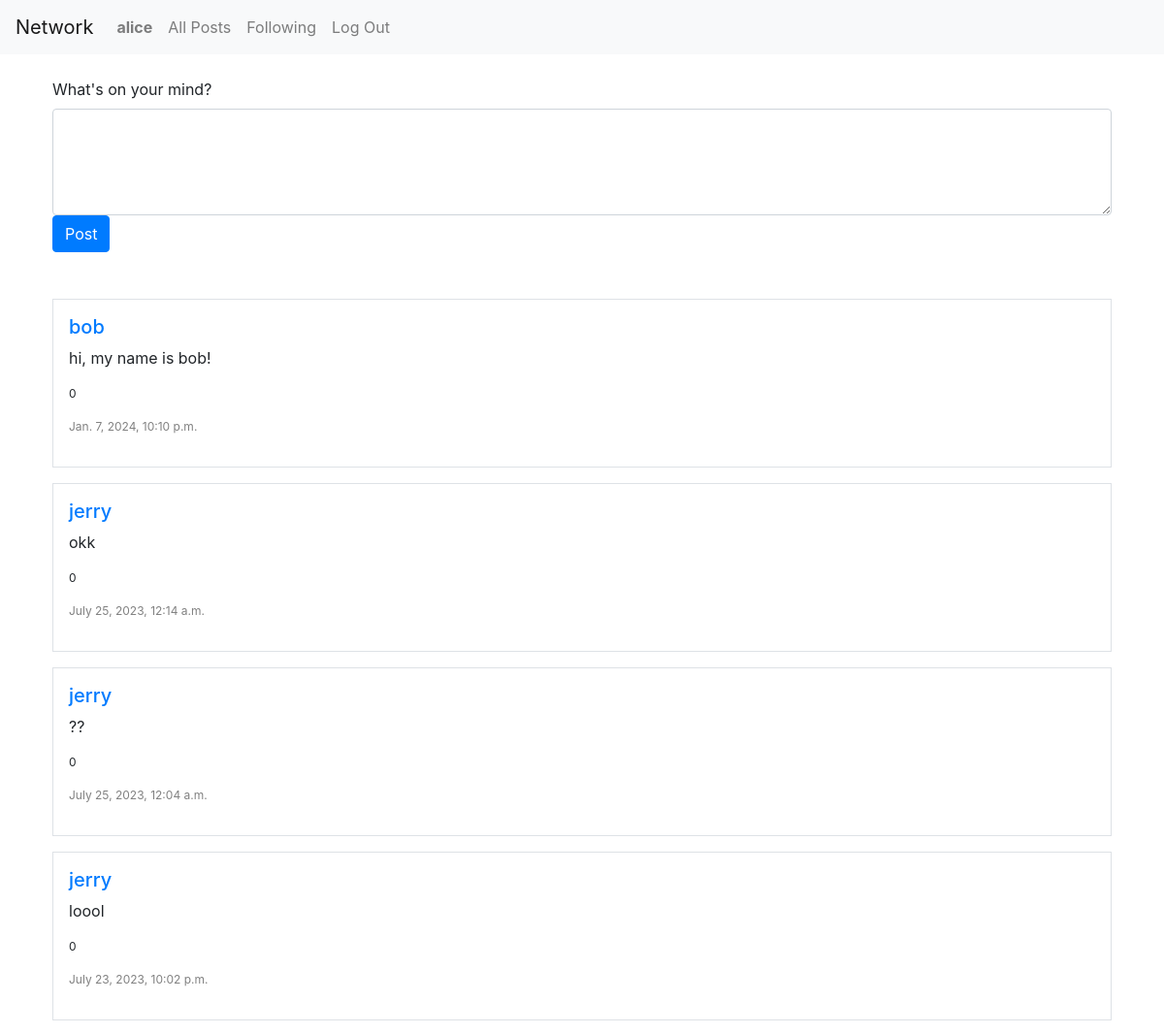
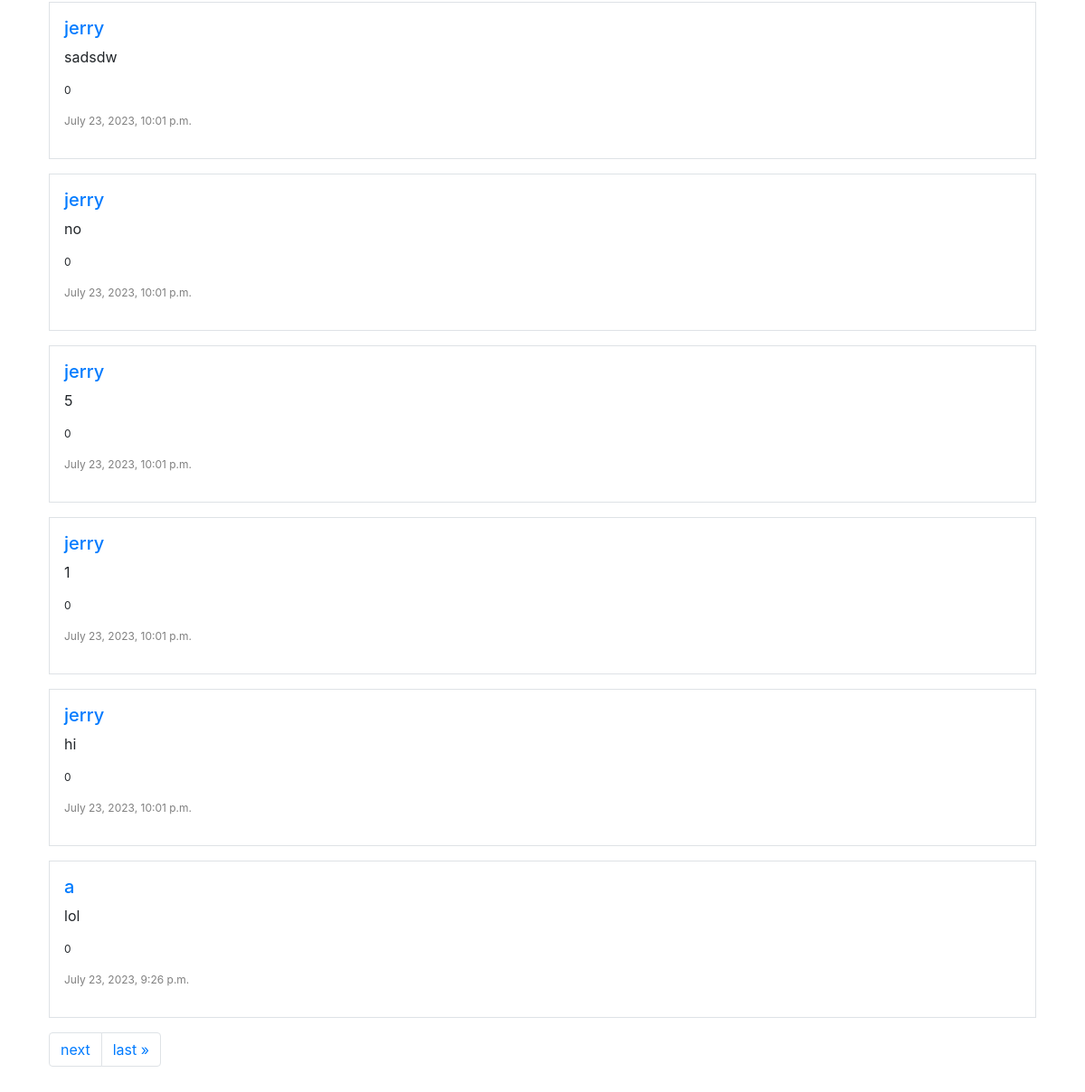
/ (signed in), run on the app's committed database (2 pictures, top to bottom).
### network/models.py (models this page shows, shortened)
class User(AbstractUser):
    pass

class Posts(models.Model):
    author = models.ForeignKey(
        settings.AUTH_USER_MODEL,
        on_delete = models.CASCADE,
    )
    post = models.CharField(max_length=300)
    timestamp = models.DateTimeField(default=now)
    likes = models.IntegerField(default=0)

### network/views.py (the view, shortened to what this page needs)
# urls.py: path("", views.index, name="index"),
@login_required(login_url='login')
def index(request):
    posts = Posts.objects.all().order_by("-timestamp")
    page_obj = paginate(request, posts)
    return render(request, "network/index.html", {
        'page_obj': page_obj
    })

### network/views.py (called while the page is built)
def paginate(request, posts):
    paginator = Paginator(posts, 10) #show 10 posts per page
    page_number = request.GET.get('page')
    page_obj = paginator.get_page(page_number)
    return page_obj

### network/templates/network/index.html (shortened to what this page needs)
{% extends "network/layout.html" %}
{% block body %}
    <div class="container-xl p-4">
        <form action="{% url 'index' %}" method="post">
            <label for="new-post" class="form-label">What's on your mind?</label>
            <textarea class='form-control' name="new-post" rows="4"></textarea>
            <button type="submit" class="btn btn-primary">Post</button>
        </form>
    </div>
    {% include "network/postlayout.html" %}
{% endblock %}

### network/templates/network/layout.html (shortened to what this page needs)
{% load static %}
<!DOCTYPE html>
<html lang="en">
    <head>
        <link rel="stylesheet" href="https://stackpath.bootstrapcdn.com/bootstrap/4.4.1/css/bootstrap.min.css">
        <link href="{% static 'network/styles.css' %}" rel="stylesheet">
    </head>
    <body>
        <nav class="navbar navbar-expand-lg navbar-light bg-light">
            <a class="navbar-brand" href="#">Network</a>
            <div>
              <ul class="navbar-nav mr-auto">
                {% if user.is_authenticated %}
                    <li class="nav-item">
                        <a class="nav-link" href="#"><strong>{{ user.username }}</strong></a>
                    </li>
                {% endif %}
                <li class="nav-item">
                  <a class="nav-link" href="{% url 'index' %}">All Posts</a>
                </li>
                {% if user.is_authenticated %}
                    <li class="nav-item">
                        <a class="nav-link" href="{% url 'following' %}">Following</a>
                    </li>
                    <li class="nav-item">
                        <a class="nav-link" href="{% url 'logout' %}">Log Out</a>
                    </li>
                {% endif %}
              </ul>
            </div>
          </nav>
        <div class="body">
            {% block body %}
            {% endblock %}
        </div>
    </body>
</html>

### network/templates/network/postlayout.html (shortened to what this page needs)
<div class="container-xl p-4">
    {% for post in page_obj %}
        <div class="mb-3 p-3 border">
            <h5>
                <a href="{% url 'profile' post.author %}">{{ post.author }}</a>
            </h5>
            <p id="{{ post.id }}">
                {{ post.post }}
            </p>
            <p style="font-size: 12px">
                {{ post.likes }}
            </p>
            <p style="color: gray; font-size: 12px">
                {{ post.timestamp }}
            </p>
        </div>
    {% endfor %}
    <div class="pagination">
        <nav aria-label="Page navigation example">
            <ul class="pagination">
                {% if page_obj.has_next %}
                    <li class="page-item">
                        <a class="page-link" href="?page={{ page_obj.next_page_number }}">next</a>
                    </li>
                    <li class="page-item">
                        <a class="page-link" href="?page={{ page_obj.paginator.num_pages }}">last &raquo;</a>
                    </li>
                {% endif %}
            </ul>
        </nav>
    </div>
</div>

### data on the page
User: username "alice"
Posts: author "bob", post "hi, my name is bob!", likes "0", timestamp "Jan. 7, 2024, 10:10 p.m."
Posts: author "jerry", post "okk", likes "0", timestamp "July 25, 2023, 12:14 a.m."
Posts: author "jerry", post "??", likes "0", timestamp "July 25, 2023, 12:04 a.m."
Posts: author "jerry", post "loool", likes "0", timestamp "July 23, 2023, 10:02 p.m."
Posts: author "jerry", post "sadsdw", likes "0", timestamp "July 23, 2023, 10:01 p.m."
Posts: author "jerry", post "no", likes "0", timestamp "July 23, 2023, 10:01 p.m."
Posts: author "jerry", post "5", likes "0", timestamp "July 23, 2023, 10:01 p.m."
Posts: author "jerry", post "1", likes "0", timestamp "July 23, 2023, 10:01 p.m."
Posts: author "jerry", post "hi", likes "0", timestamp "July 23, 2023, 10:01 p.m."
Posts: author "a", post "lol", likes "0", timestamp "July 23, 2023, 9:26 p.m."
